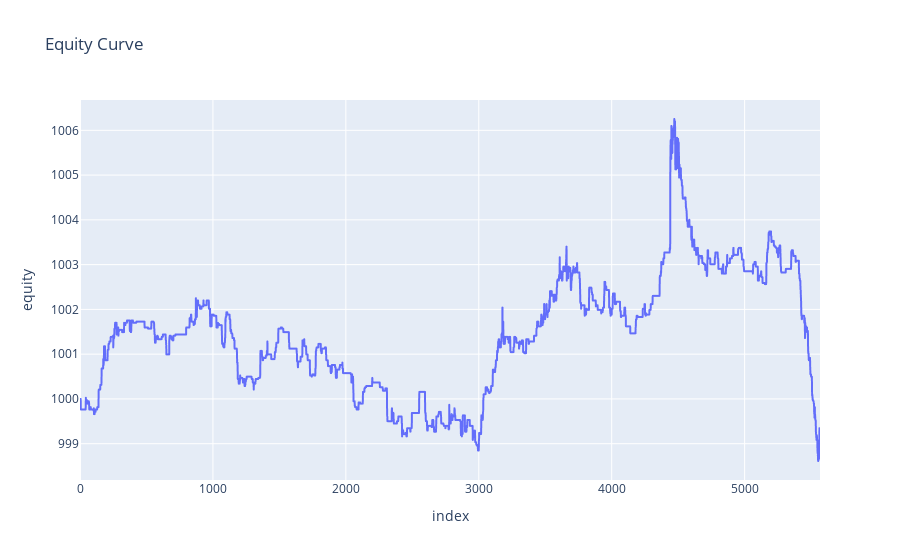

Notebook code cell kept with this figure:
### Code cell
# Plot equity curve using plotly 
fig = px.line(equity_curve, x=equity_curve.index, y="equity", title="Equity Curve")
fig.show()

### Figure 1 — Plotly figure (JSON) as saved in the notebook; plotly's stock layout.template omitted (floating-point values rounded to 4 significant figures; data arrays with more than 128 entries replaced by an {"elided": "..."} marker saying what was removed)
{"data": [{"hovertemplate": "index=%{x}<br>equity=%{y}<extra></extra>", "legendgroup": "", "line": {"color": "#636efa", "dash": "solid"}, "marker": {"symbol": "circle"}, "mode": "lines", "name": "", "showlegend": false, "type": "scattergl", "x": {"elided": "5568 int values"}, "xaxis": "x", "y": {"elided": "5568 float values"}, "yaxis": "y"}], "layout": {"legend": {"tracegroupgap": 0}, "title": {"text": "Equity Curve"}, "xaxis": {"anchor": "y", "domain": [0, 1], "title": {"text": "index"}}, "yaxis": {"anchor": "x", "domain": [0, 1], "title": {"text": "equity"}}}}
